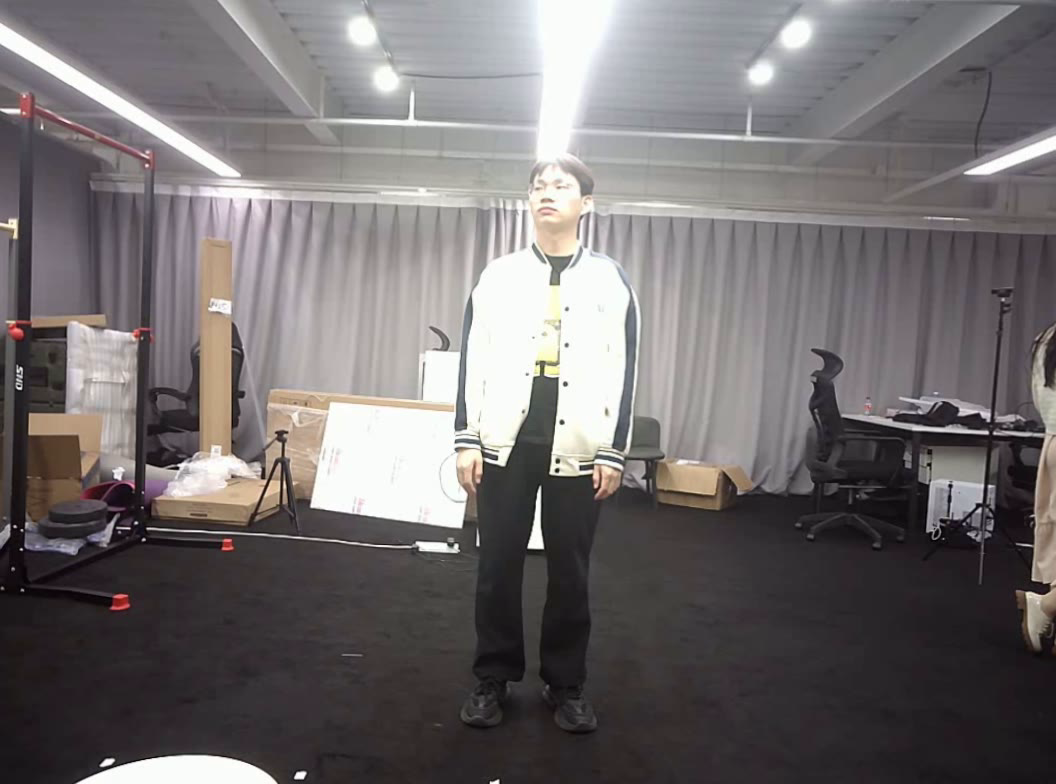
#> input picture data/im0.png, 1056 x 784 px, given in place of a0.avi, which was not available
$ python stereoRectify_process.py   (older library calls are emulated)
#> lines starting #> are read from the running program, lines starting #| are printed output that depends on the picture; after the words box and inside, x2 and y2 are one past the last pixel; in counts of white or black regions, pixels touching at a corner belong together; pictures that were not available may be replaced by others from this repository, and a replacement may not be noted
# -*- coding: utf-8 -*-
# @Time    : 2025/4/6 21:45
# @Author  : sjh
# @Site    :
# @File    : Stereo.py
# @Comment :
import cv2
import numpy as np
import json
import glob
import os
import matplotlib.pyplot as plt
np.set_printoptions(suppress=True)

class stereoRectify:
    def __init__(self, findChessboardCorners=False):

        self.findChessboardCorners = findChessboardCorners

        self.image_size = (1056, 784)   # 图像尺寸
        # 设置棋盘格的尺寸，单位：米
        self.board_size = (9, 6)  # 11x8的棋盘格
        self.square_size = 0.0914  # 每个方格的尺寸

        # 世界坐标系下的角点坐标
        # self.world_points = np.array([[x * self.square_size, y * self.square_size, 0] for y in range(self.board_size[1]) for x in range(self.board_size[0])], dtype=np.float32)
        self.world_points = np.zeros((self.board_size[0] * self.board_size[1], 3), dtype=np.float32)
        self.world_points[:, :2] = np.mgrid[0:self.board_size[0], 0:self.board_size[1]].T.reshape(-1, 2) * self.square_size
        # print("World points (前5个点):\n", self.world_points[:5])
    # 输入: 左右相机拍摄的棋盘格图像（或圆点标定板）
    # 输出: 相机内参（K_left, K_right）、畸变系数（dist_left, dist_right）、外参（R, T）

    # [268 lines left out: functions stereo_calibrate_image, stereo_calibrate_video, compute_reprojection_error, compute_reprojection_error_single, not called in this run]
    # 计算有畸变立体校正变换
    def stereo_rectify_with_distortion(self, K_left, dist_left, K_right, dist_right, R, T, image_size):

        # 图像尺寸
        gdc_width, gdc_height = self.image_size    # 原始图像尺寸
        out_width, out_height = self.image_size     # 校正后图像尺寸

        # 调用stereoRectify
        flags = cv2.CALIB_ZERO_DISPARITY    # 强制校正后主点垂直对齐
        alpha = 0                           # 自动裁剪黑边

        R1, R2, P1, P2, Q, roi1, roi2 = cv2.stereoRectify(
                cameraMatrix1=K_left, # 左相机内参
                distCoeffs1=dist_left, # 左相机畸变系数
                cameraMatrix2=K_right, # 右相机内参
                distCoeffs2=dist_right, # 右相机畸变系数
                imageSize=(gdc_width, gdc_height), # 原始图像尺寸
                R=R, # 旋转矩阵 右到左的旋转矩阵
                T=T, # 平移矩阵 右到左的平移向量
                flags=flags, # 标志
                alpha=alpha, # 自动裁剪黑边
                newImageSize=(out_width, out_height) # 校正后图像尺寸
            )
        # 2. 计算映射表（考虑畸变）
        map1x, map1y = cv2.initUndistortRectifyMap(K_left, dist_left, R1, P1, self.image_size, cv2.CV_32FC1)
        map2x, map2y = cv2.initUndistortRectifyMap(K_right, dist_right, R2, P2, self.image_size, cv2.CV_32FC1)

        return map1x, map1y, map2x, map2y, Q

    # 计算无畸变立体校正变换
    # [14 lines left out: function stereo_rectify_without_distortion, not called in this run]

    # 计算fx,fy,cx,cy,baseline
    def calculate_fx_fy_cx_cy_baseline(self, Q):
        Q = np.array(Q)
        self.cx = -Q[0, 3]
        self.cy = -Q[1, 3]
        self.fx = Q[2, 3]
        self.fy = Q[2, 3]
        self.baseline = abs(1.0 / Q[3, 2])
        # return self.fx, self.fy, self.cx, self.cy, self.baseline
    # 应用校正变换
    def apply_rectification(self, left_img, right_img, map1x, map1y, map2x, map2y):

        # 1. 重映射
        rectified_left = cv2.remap(left_img, map1x, map1y, cv2.INTER_LINEAR)
        rectified_right = cv2.remap(right_img, map2x, map2y, cv2.INTER_LINEAR)

        return rectified_left, rectified_right

    # 保存参数
    # [14 lines left out: function save_calibration_to_json, not called in this run]
    # 读取参数
    def load_calibration_from_json(self, file_path):
#> called with file_path = 'cali_circle.json'
        with open(file_path, 'r') as json_file:
#> (reads calibration/cali_circle.json from the repository)
            calibration_data = json.load(json_file)
        k_left, dist_left, k_right, dist_right, R, T, Q = calibration_data['k_left'], calibration_data['dist_left'], calibration_data['k_right'], calibration_data['dist_right'], calibration_data['R'], calibration_data['T'], calibration_data['Q']
        self.calculate_fx_fy_cx_cy_baseline(Q)
        return k_left, dist_left, k_right, dist_right, R, T, Q

    # 可视化视差图
    # [13 lines left out: function visualize_disparity_map, not called in this run]

if __name__ == "__main__":
    stereo_rectify = stereoRectify(findChessboardCorners=False)
    method = 3
    if method ==1:
        # 图像路径
        img_dir_left = r"left"
        img_dir_right = r"right"
        img_type = "png"  # 图片格式

        # 加载图像文件
        images_left = sorted(glob.glob(img_dir_left + os.sep + '*.' + img_type))
        images_right = sorted(glob.glob(img_dir_right + os.sep + '*.' + img_type))
        k_left, dist_left, k_right, dist_right, R, T, Q = stereo_rectify.stereo_calibrate(images_left, images_right)
        stereo_rectify.save_calibration_to_json(k_left, dist_left, k_right, dist_right, R, T, Q)

        # 矫正一张图
        img_left = cv2.imread(images_left[0])
        img_right = cv2.imread(images_right[0])
        map1x, map1y, map2x, map2y, Q = stereo_rectify.stereo_rectify_without_distortion(k_left, k_right, R, T, stereo_rectify.image_size)
        rectified_left, rectified_right = stereo_rectify.apply_rectification(img_left, img_right, map1x, map1y, map2x, map2y)
        combined_img = cv2.resize(np.hstack((rectified_left, rectified_right)), (1280, 720))

        cv2.imshow('Rectified Left', combined_img)
        cv2.waitKey(0)
        # 读取参数
        # k_left, dist_left, k_right, dist_right, R, T, Q = stereo_rectify.load_calibration_from_json('cali_circle.json')
        # print("calibration_data: \n", k_left, dist_left, k_right, dist_right, R, T, Q)

    elif method == 2:
        left_video_path = r"../calibration/data/20250306134745\step1-3/a0.avi"
        right_video_path = r"../calibration/data/20250306134745\step1-3/a1.avi"

        # left_video_path = r"../calibration/data/20250416155006\step1/a0.avi"
        # right_video_path = r"../calibration/data/20250416155006\step1/a1.avi"
        k_left, dist_left, k_right, dist_right, R, T, Q = stereo_rectify.stereo_calibrate_video(left_video_path, right_video_path)
        stereo_rectify.save_calibration_to_json(k_left, dist_left, k_right, dist_right, R, T, Q)


    elif method == 3:
        k_left, dist_left, k_right, dist_right, R, T, Q = stereo_rectify.load_calibration_from_json(r'cali_circle.json')
        print(stereo_rectify.fx, stereo_rectify.fy, stereo_rectify.cx, stereo_rectify.cy, stereo_rectify.baseline)
        k_left, k_right, R, T, Q, dist_left, dist_right = np.array(k_left), np.array(k_right), np.array(R), np.array(T), np.array(Q), np.array(dist_left), np.array(dist_right)
        # 矫正视频
        left_video_path = r"../calibration/data/20250306134745\step2-1/a0.avi"
        right_video_path = r"../calibration/data/20250306134745\step2-1/a1.avi"

        left_video_path = r"../calibration\data\20250425180553/a0.avi"
        right_video_path = r"../calibration\data\20250425180553/a1.avi"

        # left_video_path = r"../calibration/data/4_27/20250427161503/a0.avi"
        # right_video_path = r"../calibration/data/4_27/20250427161503/a1.avi"

        cap_left = cv2.VideoCapture(left_video_path)
        cap_right = cv2.VideoCapture(right_video_path)


        # 保存为ffv1视频
        # fourcc = cv2.VideoWriter_fourcc(*'FFV1')
        fourcc = cv2.VideoWriter_fourcc(*'MJPG')
        video_file_name = left_video_path.split('/')[-2].split('.')[0]
        out = cv2.VideoWriter(f'data/{video_file_name}_mjpg.avi', fourcc, 30.0, (1056, 784 * 2))
        while True:
            ret_left, frame_left = cap_left.read()
#> frame_left is the input picture: shape (784, 1056, 3); mean B, G, R 110.3, 109.5, 114.1
            ret_right, frame_right = cap_right.read()
            # frame_left = cv2.flip(frame_left, 1)
            # frame_right = cv2.flip(frame_right, 1)
            if not ret_left or not ret_right:
                break
            map1x, map1y, map2x, map2y, _ = stereo_rectify.stereo_rectify_with_distortion(k_left, dist_left, k_right, dist_right, R, T, stereo_rectify.image_size)
            # map1x, map1y, map2x, map2y, _ = stereo_rectify.stereo_rectify_without_distortion(k_left, k_right, R, T, stereo_rectify.image_size)
            # 畸变矫正
            # frame_left = cv2.undistort(frame_left, k_left, dist_left)
            # frame_right = cv2.undistort(frame_right, k_right, dist_right)
            rectified_left, rectified_right = stereo_rectify.apply_rectification(frame_left, frame_right, map1x, map1y, map2x, map2y)
#> in apply_rectification, `rectified_left = cv2.remap(left_img, map1x, map1y, cv2.INTER_LINEAR)`:
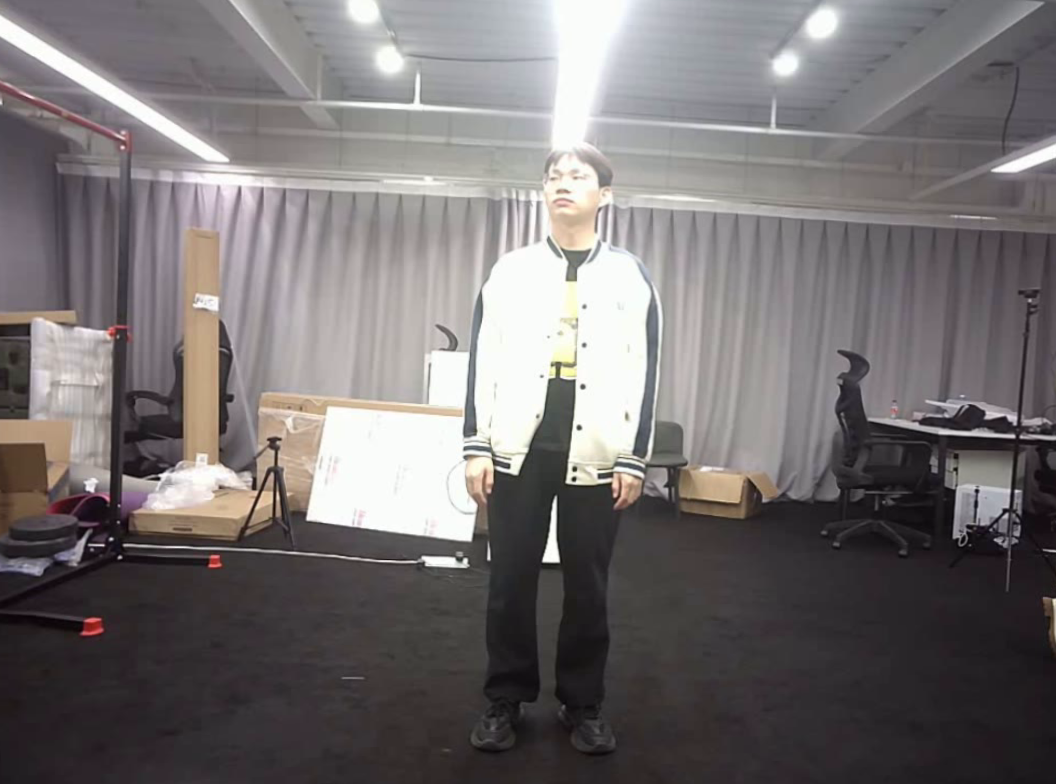
#> rectified_left: shape (784, 1056, 3); mean B, G, R 113.3, 112.6, 117.3
#> in apply_rectification, `rectified_right = cv2.remap(right_img, map2x, map2y, cv2.INTER_LINEAR)`:
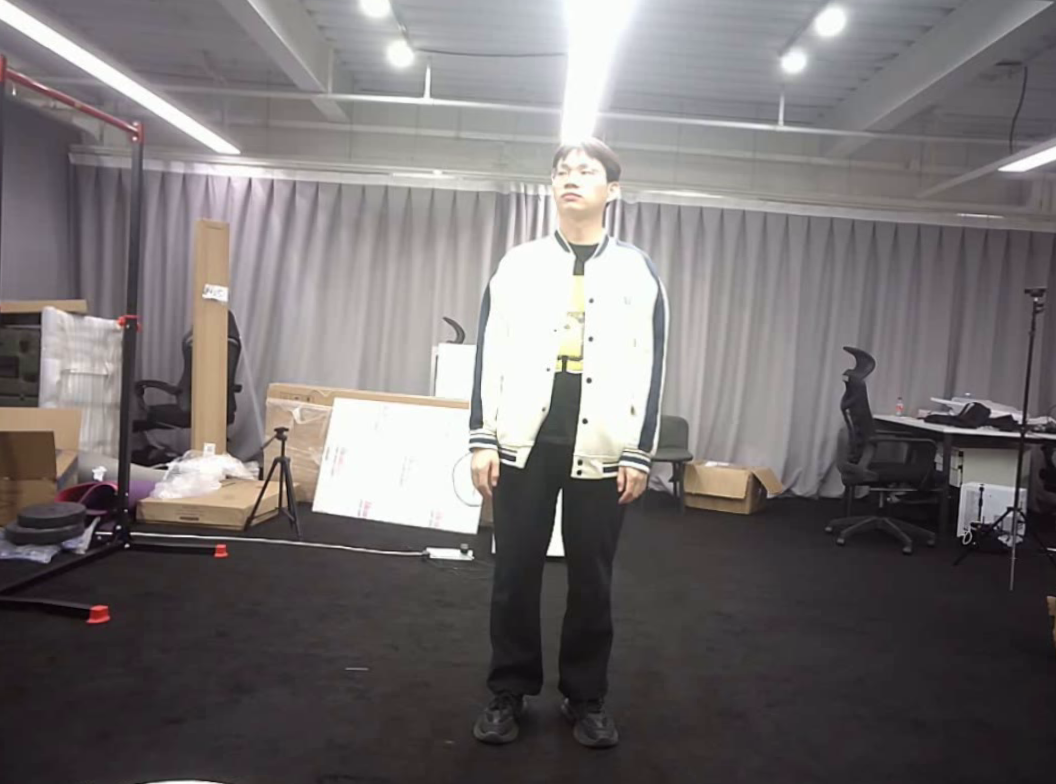
#> rectified_right: shape (784, 1056, 3); mean B, G, R 112.2, 111.5, 116.3
            combined_img = np.vstack((rectified_left, rectified_right))
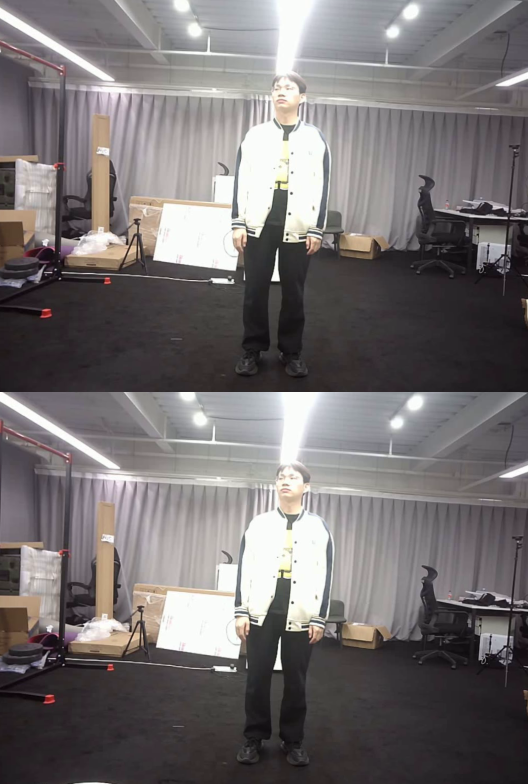
#> combined_img: shape (1568, 1056, 3) (shown at 1/2 size); mean B, G, R 112.7, 112, 116.8
            print(frame_left.shape, frame_right.shape)
#| (784, 1056, 3) (784, 1056, 3)
            print(combined_img.shape)
#| (1568, 1056, 3)
            out.write(combined_img)
            cv2.imshow('Rectified Left', combined_img)
            # cv2.waitKey(1)
            # 使用sgbm得到视差图
            # print(rectified_left.shape, rectified_right.shape)
            # gray_left = cv2.cvtColor(rectified_left, cv2.COLOR_BGR2GRAY)
            # gray_right = cv2.cvtColor(rectified_rig
            # ht, cv2.COLOR_BGR2GRAY)
            # 左右图划多个线线判断是否对齐
            for i in range(10):
                cv2.line(rectified_left, (0, 100 + i * 50), (1056, 100 + i * 50), (0, 0, 255), 1)
                cv2.line(rectified_right, (0, 100 + i * 50), (1056, 100 + i * 50), (0, 0, 255), 1)
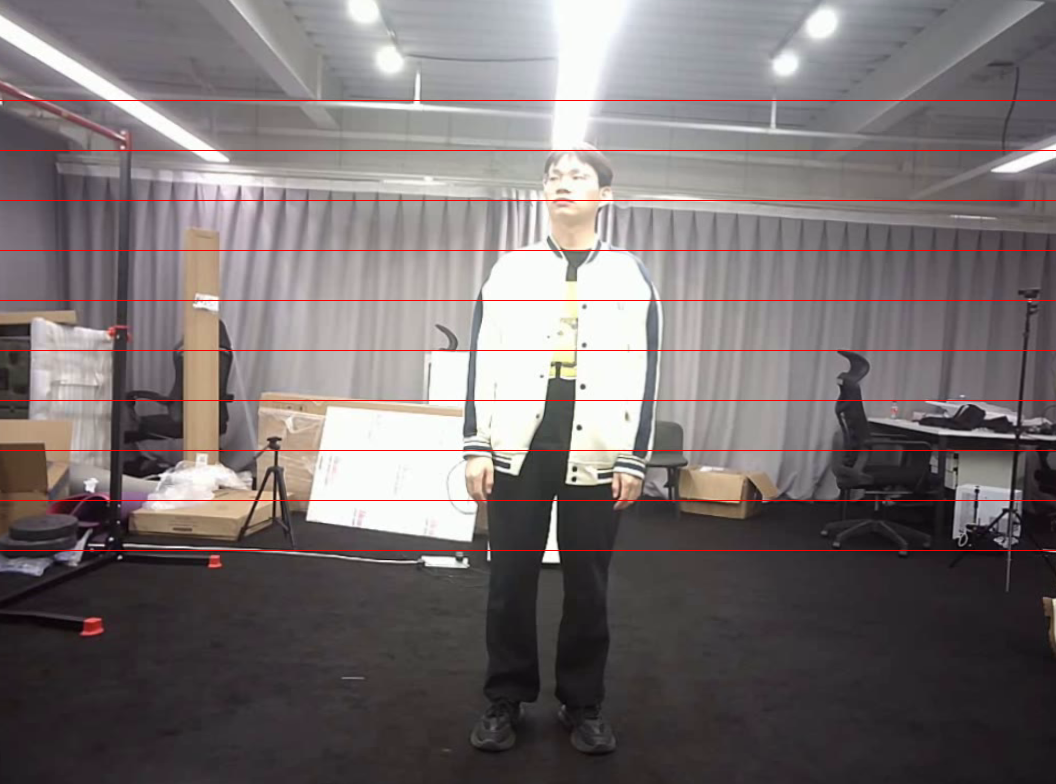
#> rectified_left: shape (784, 1056, 3); 1.28% of pixels changed, all inside (x1, y1, x2, y2) = (0, 100, 1056, 551)
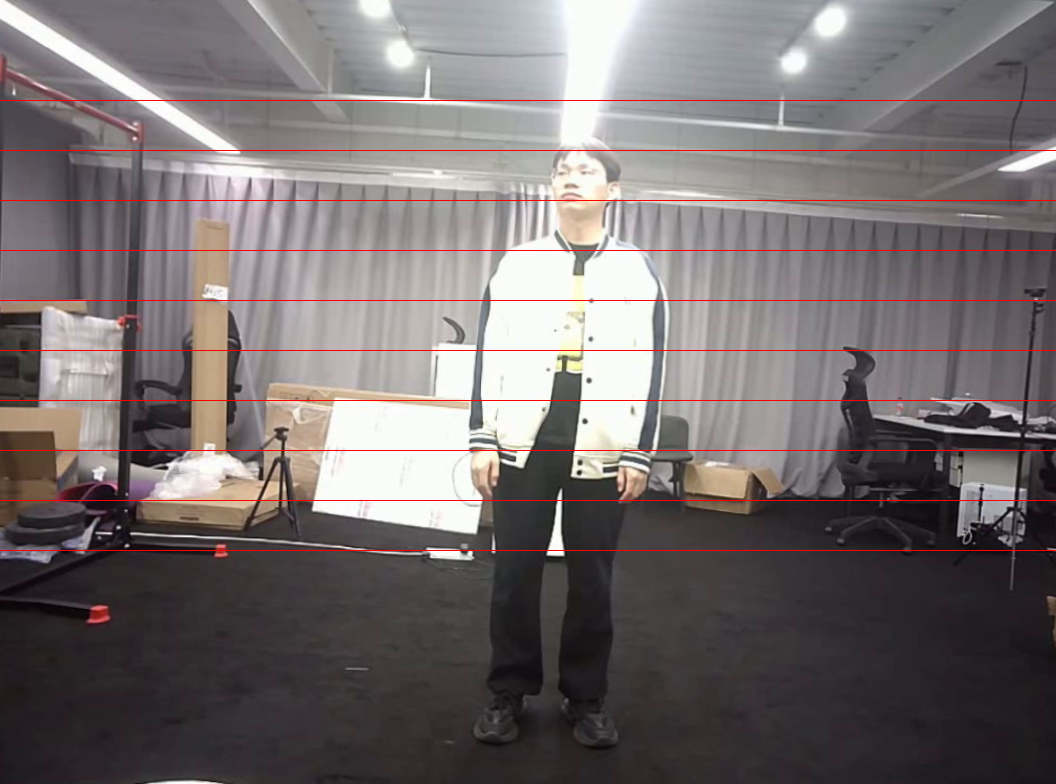
#> rectified_right: shape (784, 1056, 3); 1.28% of pixels changed, all inside (x1, y1, x2, y2) = (0, 100, 1056, 551)
            combined_img = np.hstack((rectified_left, rectified_right))
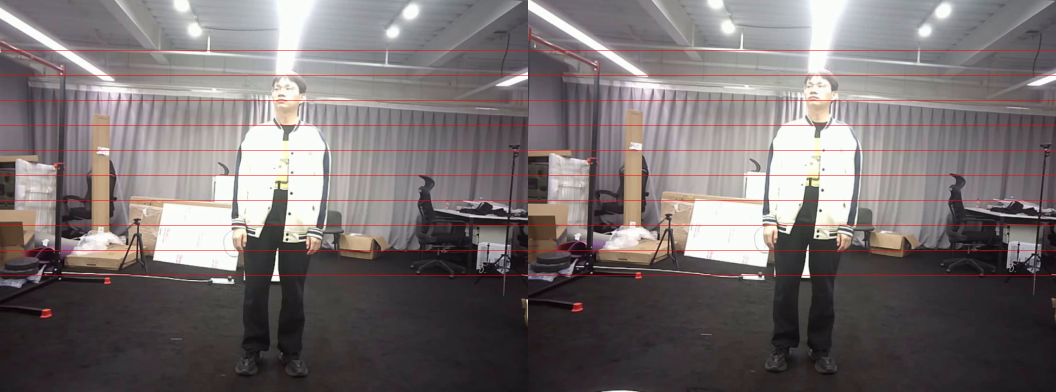
#> combined_img: shape (784, 2112, 3) (shown at 1/2 size); mean B, G, R 111, 110.3, 118.3
            cv2.imshow('Rectified Right', combined_img)
            cv2.waitKey(1)
        out.release()
